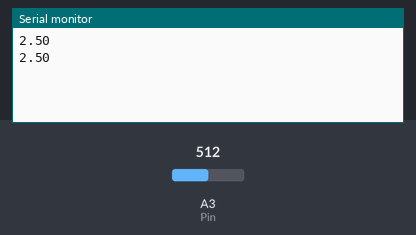
This sketch was run on a simulated Arduino Uno, built with avr-gcc and run on an emulated ATmega328P. Shown: the last lines printed to the serial monitor. Inputs (shaded band) come from the test bench; at power-on: A3 (Pin) = 512.

Above: at 1.2 s.
1.3 s: A3 (Pin) set to 716
At 1.9 s:
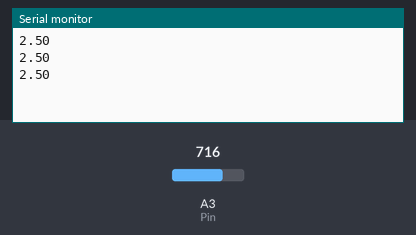
2.8 s: A3 (Pin) set to 900
At 3.4 s:
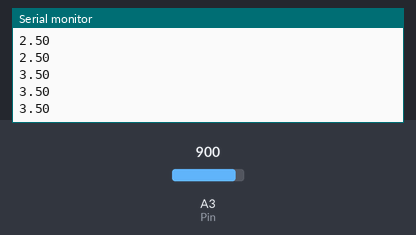
Timing chart, 0 to 5.8 s (numbered marks = the images above; inputs shaded):
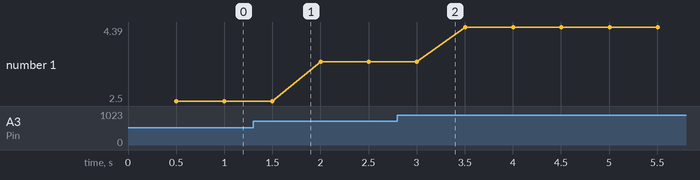

Measured:
- plotted number 1: 2.5 → 3.5 after the input at 1.3 s, 3.5 → 4.39 after the input at 2.8 s

The sketch:

understanding_analogRead.ino
```cpp
// we are trying to read a voltage from the arduino
int Pin=A3;  // analog read pin from the arduino is A3
float Voltage=0;   // this will be the place holder for the read value
int delayTime=500;
int readVal;
void setup() {
  // put your setup code here, to run once:
  pinMode ( Pin, INPUT);
 Serial.begin(9600);
}

void loop() {
  // put your main code here, to run repeatedly:
  analogRead (Pin);
  readVal=analogRead(Pin); // The analogRead does not read the actual Voltage but the scale of it which is  from 0-1023
  Voltage=(5.0/1024.0)*readVal; // so it fix this we do the operation we have.Note that 5v is from the arduino and 1024 is range of the analoge read which is 2^10
  delay (delayTime);
  Serial.println(Voltage);

}
```
